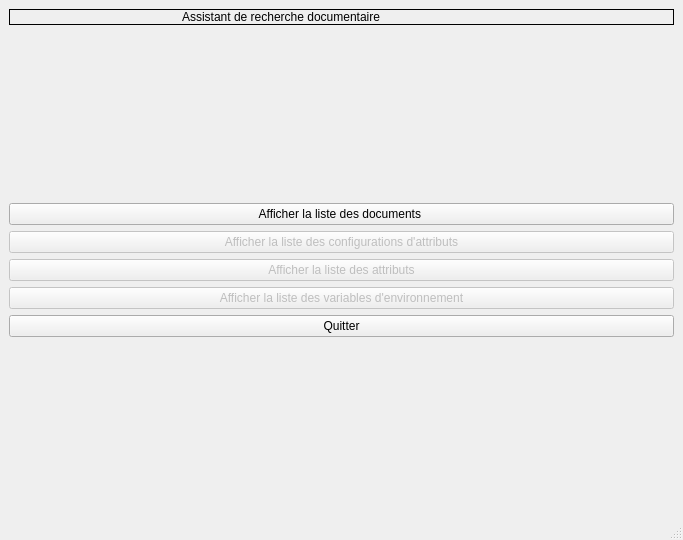
<?xml version="1.0" encoding="UTF-8"?>
<ui version="4.0">
 <class>MainWindow</class>
 <widget class="QMainWindow" name="MainWindow">
  <property name="geometry">
   <rect>
    <x>0</x>
    <y>0</y>
    <width>683</width>
    <height>540</height>
   </rect>
  </property>
  <property name="windowTitle">
   <string>MainWindow</string>
  </property>
  <widget class="QWidget" name="centralwidget">
   <layout class="QVBoxLayout" name="verticalLayout">
    <item>
     <widget class="QLabel" name="mainWindowTitle">
      <property name="enabled">
       <bool>true</bool>
      </property>
      <property name="frameShape">
       <enum>QFrame::Box</enum>
      </property>
      <property name="text">
       <string>                                                   Assistant de recherche documentaire</string>
      </property>
     </widget>
    </item>
    <item>
     <layout class="QVBoxLayout" name="verticalLayout_2"/>
    </item>
    <item>
     <spacer name="verticalSpacer_2">
      <property name="orientation">
       <enum>Qt::Vertical</enum>
      </property>
      <property name="sizeHint" stdset="0">
       <size>
        <width>20</width>
        <height>40</height>
       </size>
      </property>
     </spacer>
    </item>
    <item>
     <widget class="QPushButton" name="completeListButton">
      <property name="enabled">
       <bool>true</bool>
      </property>
      <property name="text">
       <string>Afficher la liste des documents </string>
      </property>
     </widget>
    </item>
    <item>
     <widget class="QPushButton" name="searchButton">
      <property name="enabled">
       <bool>false</bool>
      </property>
      <property name="text">
       <string>Afficher la liste des configurations d'attributs</string>
      </property>
     </widget>
    </item>
    <item>
     <widget class="QPushButton" name="pushButton">
      <property name="enabled">
       <bool>false</bool>
      </property>
      <property name="text">
       <string>Afficher la liste des attributs</string>
      </property>
     </widget>
    </item>
    <item>
     <widget class="QPushButton" name="pushButton_2">
      <property name="enabled">
       <bool>false</bool>
      </property>
      <property name="text">
       <string>Afficher la liste des variables d'environnement</string>
      </property>
     </widget>
    </item>
    <item>
     <widget class="QPushButton" name="quitButton">
      <property name="text">
       <string>Quitter</string>
      </property>
     </widget>
    </item>
    <item>
     <spacer name="verticalSpacer">
      <property name="orientation">
       <enum>Qt::Vertical</enum>
      </property>
      <property name="sizeHint" stdset="0">
       <size>
        <width>20</width>
        <height>40</height>
       </size>
      </property>
     </spacer>
    </item>
   </layout>
  </widget>
  <widget class="QMenuBar" name="menubar">
   <property name="geometry">
    <rect>
     <x>0</x>
     <y>0</y>
     <width>683</width>
     <height>25</height>
    </rect>
   </property>
  </widget>
  <widget class="QStatusBar" name="statusbar"/>
 </widget>
 <resources/>
 <connections/>
</ui>
